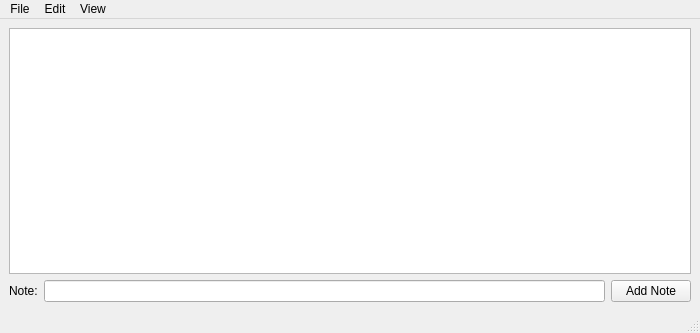
<?xml version="1.0" encoding="UTF-8"?>
<ui version="4.0">
 <class>MainWindow</class>
 <widget class="QMainWindow" name="MainWindow">
  <property name="geometry">
   <rect>
    <x>0</x>
    <y>0</y>
    <width>700</width>
    <height>333</height>
   </rect>
  </property>
  <property name="minimumSize">
   <size>
    <width>300</width>
    <height>150</height>
   </size>
  </property>
  <property name="windowTitle">
   <string>SOAR auto log</string>
  </property>
  <widget class="QWidget" name="centralwidget">
   <layout class="QGridLayout" name="gridLayout_2">
    <item row="1" column="0">
     <layout class="QHBoxLayout" name="horizontalLayout_2">
      <item>
       <widget class="QLabel" name="labeLineFrameComment">
        <property name="text">
         <string>Note:</string>
        </property>
       </widget>
      </item>
      <item>
       <widget class="MyLineEdit" name="lineFrameComment"/>
      </item>
      <item>
       <widget class="QPushButton" name="addNoteButton">
        <property name="text">
         <string>Add Note</string>
        </property>
       </widget>
      </item>
     </layout>
    </item>
    <item row="0" column="0">
     <widget class="QTableView" name="tableDB"/>
    </item>
   </layout>
  </widget>
  <widget class="QMenuBar" name="menubar">
   <property name="geometry">
    <rect>
     <x>0</x>
     <y>0</y>
     <width>700</width>
     <height>25</height>
    </rect>
   </property>
   <widget class="QMenu" name="menuFile">
    <property name="title">
     <string>File</string>
    </property>
    <addaction name="actionSave_Log"/>
    <addaction name="actionPreferences"/>
    <addaction name="actionDQ"/>
    <addaction name="actionWI"/>
    <addaction name="actionAddComment"/>
   </widget>
   <widget class="QMenu" name="menuEdit">
    <property name="title">
     <string>Edit</string>
    </property>
    <widget class="QMenu" name="menuDs9_commands">
     <property name="title">
      <string>ds9 commands</string>
     </property>
     <widget class="QMenu" name="menuSPARTAN">
      <property name="title">
       <string>SPARTAN</string>
      </property>
      <addaction name="actionSpartan_showall"/>
     </widget>
     <addaction name="actionZoom_to_fit"/>
     <addaction name="actionZscale"/>
     <addaction name="menuSPARTAN"/>
    </widget>
    <addaction name="actionGot_to_last_frame"/>
    <addaction name="actionDisplay_last_frame"/>
    <addaction name="actionAdd_Frame"/>
    <addaction name="actionEnable_Disable_Table_Edit"/>
    <addaction name="menuDs9_commands"/>
   </widget>
   <widget class="QMenu" name="menuView">
    <property name="title">
     <string>View</string>
    </property>
    <addaction name="actionHideCB"/>
    <addaction name="actionCalibration_Helper"/>
   </widget>
   <addaction name="menuFile"/>
   <addaction name="menuEdit"/>
   <addaction name="menuView"/>
  </widget>
  <widget class="QStatusBar" name="statusbar"/>
  <action name="actionGot_to_last_frame">
   <property name="checkable">
    <bool>true</bool>
   </property>
   <property name="checked">
    <bool>true</bool>
   </property>
   <property name="text">
    <string>Got to last frame</string>
   </property>
  </action>
  <action name="actionDisplay_last_frame">
   <property name="checkable">
    <bool>true</bool>
   </property>
   <property name="checked">
    <bool>true</bool>
   </property>
   <property name="text">
    <string>Display last frame</string>
   </property>
  </action>
  <action name="actionSave_Log">
   <property name="text">
    <string>Save Log</string>
   </property>
  </action>
  <action name="actionPreferences">
   <property name="text">
    <string>Preferences</string>
   </property>
  </action>
  <action name="actionAdd_Frame">
   <property name="text">
    <string>Add Frame</string>
   </property>
  </action>
  <action name="actionDQ">
   <property name="text">
    <string>Data Quality</string>
   </property>
  </action>
  <action name="actionWI">
   <property name="text">
    <string>Weather Info</string>
   </property>
  </action>
  <action name="actionHideCB">
   <property name="text">
    <string>Show/Hide Comment Bar</string>
   </property>
  </action>
  <action name="actionAddComment">
   <property name="text">
    <string>Add Comment</string>
   </property>
  </action>
  <action name="actionEnable_Disable_Table_Edit">
   <property name="checkable">
    <bool>true</bool>
   </property>
   <property name="text">
    <string>Enable/Disable Table Edit</string>
   </property>
  </action>
  <action name="actionDs9_commands">
   <property name="text">
    <string>ds9 commands</string>
   </property>
  </action>
  <action name="actionZoom_to_fit">
   <property name="checkable">
    <bool>true</bool>
   </property>
   <property name="checked">
    <bool>false</bool>
   </property>
   <property name="text">
    <string>Zoom-to-fit</string>
   </property>
  </action>
  <action name="actionZscale">
   <property name="checkable">
    <bool>true</bool>
   </property>
   <property name="checked">
    <bool>false</bool>
   </property>
   <property name="text">
    <string>Zscale</string>
   </property>
  </action>
  <action name="actionSpartan_showall">
   <property name="checkable">
    <bool>true</bool>
   </property>
   <property name="checked">
    <bool>true</bool>
   </property>
   <property name="text">
    <string>show all</string>
   </property>
  </action>
  <action name="actionCalibration_Helper">
   <property name="text">
    <string>Calibration Helper</string>
   </property>
  </action>
 </widget>
 <customwidgets>
  <customwidget>
   <class>MyLineEdit</class>
   <extends>QLineEdit</extends>
   <header>mylineedit</header>
  </customwidget>
 </customwidgets>
 <resources/>
 <connections/>
</ui>
